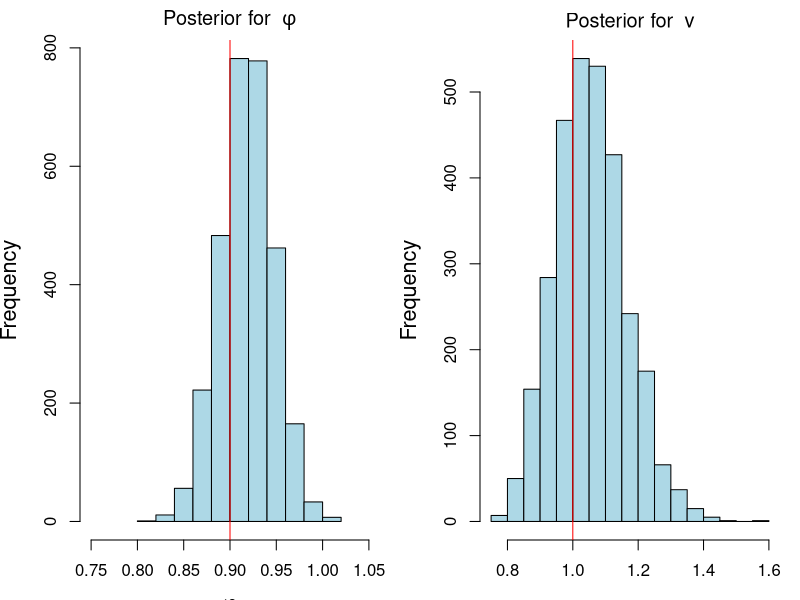
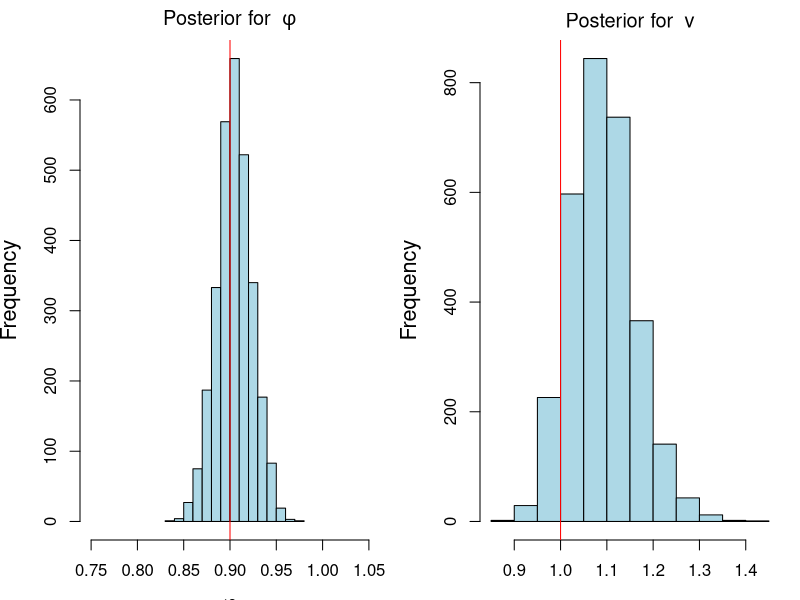

Reproduce these figures in R, in order.
## ---- chunk 1
#| label: "MLE for AR(1)"
set.seed(2021)
phi=0.9 # ar coefficient
v=1
sd=sqrt(v) # innovation standard deviation
T=500 # number of time points
yt=arima.sim(n = T, model = list(ar = phi), sd = sd) 

## Case 1: Conditional likelihood
y=as.matrix(yt[2:T]) # response
X=as.matrix(yt[1:(T-1)]) # design matrix
phi_MLE=as.numeric((t(X)%*%y)/sum(X^2)) # MLE for phi
s2=sum((y - phi_MLE*X)^2)/(length(y) - 1) # Unbiased estimate for v 
v_MLE=s2*(length(y)-1)/(length(y)) # MLE for v

cat("\n MLE of conditional likelihood for phi: ", phi_MLE, "\n",
    "MLE for the variance v: ", v_MLE, "\n", 
    "Estimate s2 for the variance v: ", s2, "\n")

## ---- chunk 2
#| label: "MLE for AR(1) with different methods"
# Obtaining parameter estimates using the arima function in R
set.seed(2021)
phi=0.9 # ar coefficient
v=1
sd=sqrt(v) # innovation standard deviation
T=500 # number of time points
yt=arima.sim(n = T, model = list(ar = phi), sd = sd) 

#Using conditional sum of squares, equivalent to conditional likelihood 
arima_CSS=arima(yt,order=c(1,0,0),method="CSS",n.cond=1,include.mean=FALSE)
cat("AR estimates with conditional sum of squares (CSS) for phi and v:", arima_CSS$coef,arima_CSS$sigma2,
"\n")

#Uses ML with full likelihood 
arima_ML=arima(yt,order=c(1,0,0),method="ML",include.mean=FALSE)
cat("AR estimates with full likelihood for phi and v:", arima_ML$coef,arima_ML$sigma2,
"\n")

#Default: uses conditional sum of squares to find the starting point for ML and 
#         then uses ML 
arima_CSS_ML=arima(yt,order=c(1,0,0),method="CSS-ML",n.cond=1,include.mean=FALSE)
cat("AR estimates with CSS to find starting point for ML for phi and v:", 
arima_CSS_ML$coef,arima_CSS_ML$sigma2,"\n")
## ---- chunk 3
#| label: "MLE for AR(1) with full likelihood"
set.seed(2021)
phi=0.9 # ar coefficient
v=1
sd=sqrt(v) # innovation standard deviation
T=500 # number of time points
yt=arima.sim(n = T, model = list(ar = phi), sd = sd) 

## MLE, full likelihood AR(1) with v=1 assumed known 
# log likelihood function
log_p <- function(phi, yt){
  0.5*(log(1-phi^2) - sum((yt[2:T] - phi*yt[1:(T-1)])^2) - yt[1]^2*(1-phi^2))
}

# Use a built-in optimization method to obtain maximum likelihood estimates
result =optimize(log_p, c(-1, 1), tol = 0.0001, maximum = TRUE, yt = yt)
cat("\n MLE of full likelihood for phi: ", result$maximum)
## ---- chunk 4
#| label: "AR(1) inference, conditional likelihood example"
#| 
####################################################
#####             MLE for AR(1)               ######
####################################################
set.seed(2021)
phi=0.9 # ar coefficient
sd=1 # innovation standard deviation
T=200 # number of time points
yt=arima.sim(n = T, model = list(ar = phi), sd = sd) # sample stationary AR(1) process

y=as.matrix(yt[2:T]) # response
X=as.matrix(yt[1:(T-1)]) # design matrix
phi_MLE=as.numeric((t(X)%*%y)/sum(X^2)) # MLE for phi
s2=sum((y - phi_MLE*X)^2)/(length(y) - 1) # Unbiased estimate for v
v_MLE=s2*(length(y)-1)/(length(y)) # MLE for v 

print(c(phi_MLE,s2))

#######################################################
######     Posterior inference, AR(1)               ###
######     Conditional Likelihood + Reference Prior ###
######     Direct sampling                          ###
#######################################################

n_sample=3000   # posterior sample size

## step 1: sample posterior distribution of v from inverse gamma distribution
v_sample=1/rgamma(n_sample, (T-2)/2, sum((yt[2:T] - phi_MLE*yt[1:(T-1)])^2)/2)

## step 2: sample posterior distribution of phi from normal distribution
phi_sample=rep(0,n_sample)
for (i in 1:n_sample){
phi_sample[i]=rnorm(1, mean = phi_MLE, sd=sqrt(v_sample[i]/sum(yt[1:(T-1)]^2)))}

## plot histogram of posterior samples of phi and v
par(mfrow = c(1, 2),mar = c(3, 4, 2, 1), cex.lab = 1.3)
hist(phi_sample, xlab = bquote(phi), 
     main = bquote("Posterior for "~phi),xlim=c(0.75,1.05), col='lightblue')
abline(v = phi, col = 'red')
hist(v_sample, xlab = bquote(v), col='lightblue', main = bquote("Posterior for "~v))
abline(v = sd, col = 'red')

## ---- chunk 5
#| label: "lst-ar-1-mle"
#| lst-label: lst-ar-1-mle
#| lst-cap: "R Code: MLE for the AR(1) process, conditional likelihood example"
####################################################
#####             MLE for AR(1)               ######
####################################################
phi=0.9 # ar coefficient
v=1
sd=sqrt(v) # innovation standard deviation
T=500 # number of time points
yt=arima.sim(n = T, model = list(ar = phi), sd = sd) 

## Case 1: Conditional likelihood
y=as.matrix(yt[2:T]) # response
X=as.matrix(yt[1:(T-1)]) # design matrix
phi_MLE=as.numeric((t(X)%*%y)/sum(X^2)) # MLE for phi
s2=sum((y - phi_MLE*X)^2)/(length(y) - 1) # Unbiased estimate for v 
v_MLE=s2*(length(y)-1)/(length(y)) # MLE for v

cat("\n MLE of conditional likelihood for phi: ", phi_MLE, "\n",
    "MLE for the variance v: ", v_MLE, "\n", 
    "Estimate s2 for the variance v: ", s2, "\n")
## ---- chunk 6
#| label: lst-ar-1-inference
#| lst-label: lst-ar-1-inference
#| lst-cap: "R Code: AR(1) Bayesian inference, conditional likelihood example"

#######################################################
######     Posterior inference, AR(1)               ###
######     Conditional Likelihood + Reference Prior ###
######     Direct sampling                          ###
#######################################################

n_sample=3000   # posterior sample size

## step 1: sample posterior distribution of v from inverse gamma distribution
v_sample=1/rgamma(n_sample, (T-2)/2, sum((yt[2:T] - phi_MLE*yt[1:(T-1)])^2)/2)

## step 2: sample posterior distribution of phi from normal distribution
phi_sample=rep(0,n_sample)
for (i in 1:n_sample){
phi_sample[i]=rnorm(1, mean = phi_MLE, sd=sqrt(v_sample[i]/sum(yt[1:(T-1)]^2)))}

## plot histogram of posterior samples of phi and v
par(mfrow = c(1, 2), mar = c(3, 4, 2, 1), cex.lab = 1.3)
hist(phi_sample, xlab = bquote(phi), 
     main = bquote("Posterior for "~phi),xlim=c(0.75,1.05), col='lightblue')
abline(v = phi, col = 'red')
hist(v_sample, xlab = bquote(v), col='lightblue', main = bquote("Posterior for "~v))
abline(v = sd, col = 'red')
